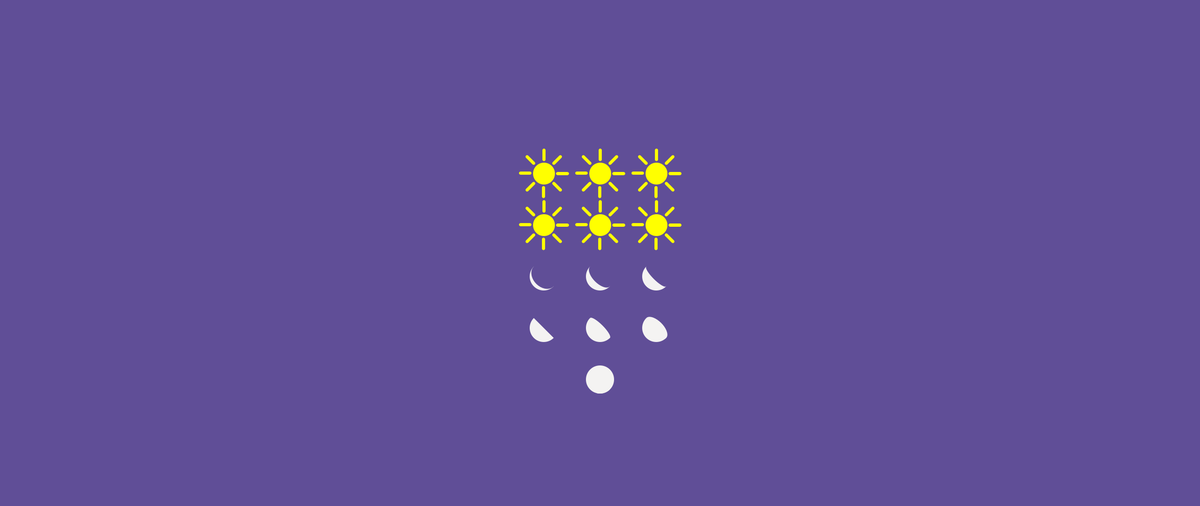
Frame 1 (no input)
Frame 2 (the mouse pressed at the canvas centre, redrawn once): identical to frame 1, image omitted

The Processing sketch that drew this single still picture (run headless with seeded random() and noise(); the mouse was pressed at the canvas centre and the sketch redrawn once):

// Processing sketch: six_days_seven_nights
// ── six_days_seven_nights.pde
// Manuale di Programmazione Cinematografica
// Daniele Olmisani, 2015

// Six Days Seven Nights

final color PAPER = color(96, 78, 151);
final color INK1 = color(255, 255, 0);
final color INK2 = color(244, 243, 242);

void setup() {
  
  size(2560, 1080);
  noLoop();
}

void draw() {
  
  background(PAPER);
  
  translate(width/2.0, height/4.0);
  
  int phase = 1;
  for (int j=0; j<2; j++) {
    for (int i=-1; i<2; i++) {
      drawSun(i*120, 100+j*110, 40, 8);
      drawMoon(i*120, 320+j*110, 60, phase++);
    }
  }
  drawMoon(0, 540, 60, 8);
  
  save ("six-days-seven-nights.png");
}

void drawSun(float x, float y, float r, int rays) {
  
  fill(INK1);
  stroke(INK1);
  strokeWeight(r/6.0);
  
  pushMatrix();
  
  translate(x, y);
  ellipseMode(CENTER);
  ellipse(0, 0, r, r);
  
  float offset = r/2.0 + r/4.0;
  
  for (int i=0; i<=rays; i++) {
    line(offset, 0, offset+r/2.0, 0);
    rotate(TWO_PI / rays);
  }
  
  popMatrix();
}

void drawMoon(float x, float y, float r, int phase) {
  
  pushMatrix();
  
  translate(x, y);
  rotate(HALF_PI/2.0);
  
  fill(INK2);
  noStroke();
  
  ellipseMode(CENTER);
  arc(0, 0, r, r, 0, PI, OPEN);
    
  fill((phase<4) ? PAPER : INK2);
  float offset = abs(r/4 * (phase-4));
  float angle = (phase < 4) ? 0 : PI;
  arc(0, 0, r, offset, angle, angle+PI+1, OPEN);
  
  popMatrix();
}
